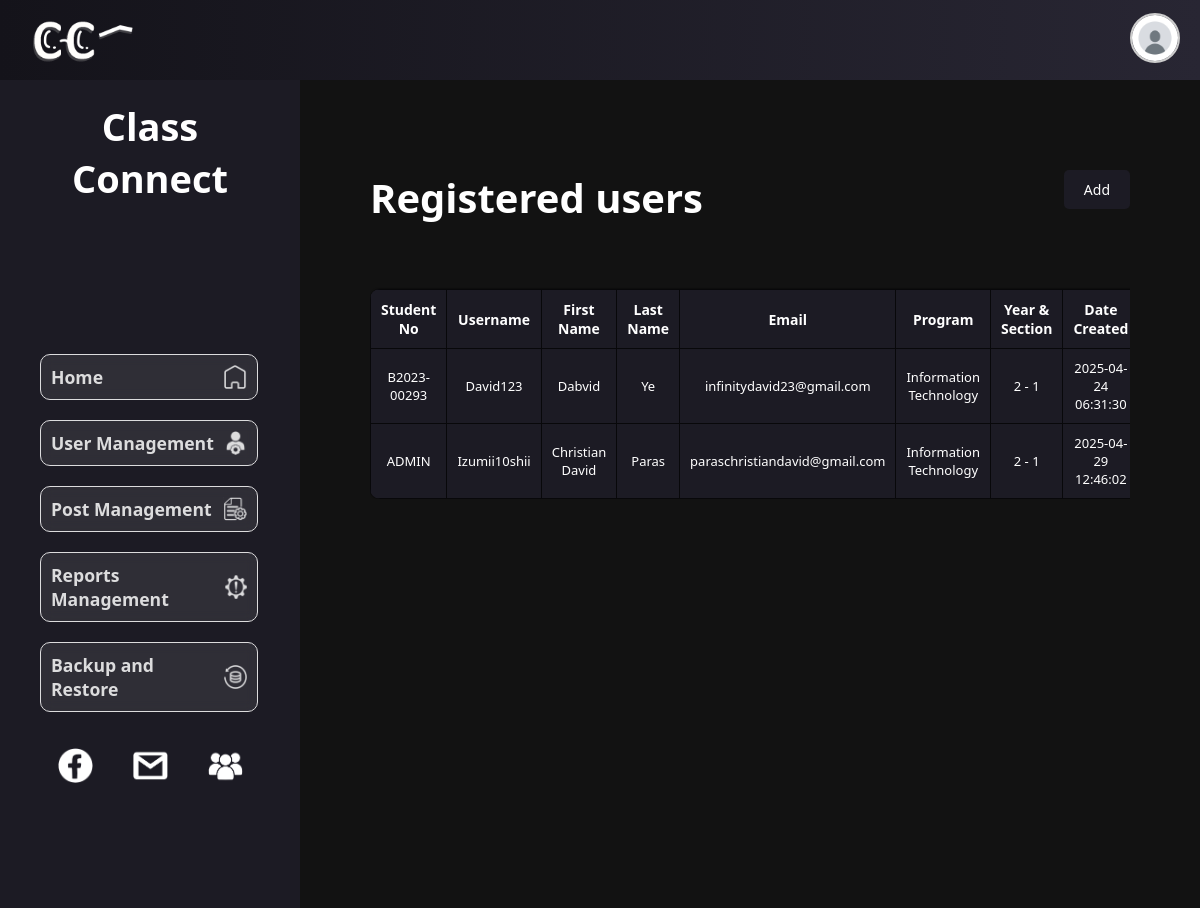
The page /php/adminDashboard.php?page=user_management (signed in) on the database its author committed.
### tables this page shows
CREATE TABLE `student_tb` (
  `account_id` int(11) NOT NULL AUTO_INCREMENT,
  `student_no` varchar(20) NOT NULL,
  `username` varchar(50) NOT NULL,
  `fname` varchar(50) NOT NULL,
  `lname` varchar(50) NOT NULL,
  `password` varchar(255) NOT NULL,
  `email` varchar(100) NOT NULL,
  `program` varchar(100) NOT NULL,
  `year` varchar(10) NOT NULL,
  `section` varchar(10) NOT NULL,
  `created_at` timestamp NOT NULL DEFAULT current_timestamp(),
  `otp_enabled` tinyint(1) DEFAULT 1,
  `is_admin` tinyint(1) DEFAULT 0,
  `profile_pic` varchar(255) DEFAULT NULL,
  PRIMARY KEY (`account_id`),
  UNIQUE KEY `username` (`username`),
  UNIQUE KEY `email` (`email`)
);

### php/adminUsersList.php (the view, shortened to what this page needs)
<?php
include("db_conn.php");
$query = "SELECT * FROM student_tb";
$result = mysqli_query($conn, $query);
?>
<!DOCTYPE html>
<html lang="en">
<head>
    <link rel="stylesheet" href="../css/adminUsersList.css">
</head>
<body>
    <div class="userListContainer">
        <div class="header">
            <h2>Registered users</h2>
            <button type="button" class="addUserBTN" onclick="showAddUserForm()">Add</button>
        </div>
        <div class="table-container">
            <table class="user-table">
                <thead>
                    <tr>
                        <th>Student No</th>
                        <th>Username</th>
                        <th>First Name</th>
                        <th>Last Name</th>
                        <th>Email</th>
                        <th>Program</th>
                        <th>Year & Section</th>
                        <th>Date Created</th>
                    </tr>
                </thead>
                <tbody>
                    <?php if ($result && mysqli_num_rows($result) > 0): ?>
                        <?php while ($row = mysqli_fetch_assoc($result)): ?>
                            <tr>
                                <td><?php echo $row['student_no']; ?></td>
                                <td><?php echo $row['username']; ?></td>
                                <td><?php echo $row['fname']; ?></td>
                                <td><?php echo $row['lname']; ?></td>
                                <td><?php echo $row['email']; ?></td>
                                <td><?php echo $row['program']; ?></td>
                                <td><?php echo $row['year'] . " - " . $row['section']; ?></td>
                                <td><?php echo $row['created_at']; ?></td>
                            </tr>
                        <?php endwhile; ?>
                    <?php else: ?>
                        <tr>
                            <td colspan="9">No users found.</td>
                        </tr>
                    <?php endif; ?>
                </tbody>
            </table>
        </div>
    </div>
</body>
</html>

### php/adminDashboard.php (shortened to what this page needs)
<!DOCTYPE html>
<html lang="en">
<head>
    <link rel="stylesheet" href="../css/adminDashboard.css">
</head>
<body>
    <?php include("nav1.php"); ?>
    <div class="HomeContainer">
        <div class="leftsidebar">
            <?php
            include("adminSidebar.php");
            ?>
        </div>
        <div class="contentSection">
            <?php
            if (isset($_GET['page'])) {
                $page = $_GET['page'];
                if ($page == 'user_management') {
                    include('adminUsersList.php');
                } elseif ($page == 'post_management') {
                    include('adminPostsList.php');
                } elseif ($page == 'reports_management') {
                    include('adminReportsList.php');
                } elseif ($page == 'backup_restore') {
                    include('db_backup_restore.php');
                } else {
                }
            } else {
                echo '<h1>Welcome to the Admin Dashboard</h1><br><h2>Select a section from the sidebar.</h2>';
            }
            ?>
        </div>
    </div>
</body>
</html>

### php/nav1.php (shortened to what this page needs)
<?php
include("db_conn.php");
$account_id = $_SESSION['account_id'];
?>
<!DOCTYPE html>
<html lang="en">
<head>
</head>
<body>
  <nav class="homeHeader">
    <a href="home.php" class="logo" ;>
      <img src="http://localhost/ClassConnectURSB/icons/cc_logo.png" alt="Class Connect Logo"
        style="height: 200px; margin-top: 20px; margin-left: -50px;">
    </a>
    <div class="actions">
      <a href="userPage.php">
        <div class="pfp">
          <?php
          $sqlpfp = "SELECT profile_pic FROM student_tb WHERE account_id = '$account_id'";
          $resultpfp = mysqli_query($conn, $sqlpfp);
          $rowpfp = mysqli_fetch_assoc($resultpfp);
          $profile_picture = !empty($rowpfp['profile_pic']) ? $rowpfp['profile_pic'] : '../bg/sample10.png';
          ?>
          <img src="<?php echo $profile_picture; ?>" alt="Profile Picture" class="profile-img">
        </div>
      </a>
    </div>
  </nav>
</body>
</html>

### php/adminSidebar.php (shortened to what this page needs)
<!DOCTYPE html>
<html lang="en">
<head>
</head>
<body>
    <div class="leftSidebar">
        <div class="titleCC">Class Connect</div>
        <div class="leftSideUp">
            <a href="home.php">
                <div class="homebtn lsu">
                    Home
                    <img src="http://localhost/ClassConnectURSB/icons/home.png" alt="Home">
                </div>
            </a>
            <a href="adminDashboard.php?page=user_management">
                <div class="explorebtn lsu"> User Management
                    <img src="http://localhost/ClassConnectURSB/icons/user_management.png" alt="Home">
                </div>
            </a>
            <a href="adminDashboard.php?page=post_management">
                <div class="popularbtn lsu">Post Management
                    <img src="http://localhost/ClassConnectURSB/icons/post_management.png" alt="Home">
                </div>
            </a>
            <a href="adminDashboard.php?page=reports_management">
                <div class="popularbtn lsu"> Reports Management
                    <img src="http://localhost/ClassConnectURSB/icons/reports_management.png" alt="Home">
                </div>
            </a>
            <a href="adminDashboard.php?page=backup_restore">
                <div class="popularbtn lsu">Backup and Restore
                    <img src="http://localhost/ClassConnectURSB/icons/backup_n_restore.png" alt="Home">
                </div>
            </a>
            <div class="iconlink">
                <div class="iconcont">
                    <a href="https://www.facebook.com" target="_blank">
                        <img class="iconss" src="http://localhost/ClassConnectURSB/icons/facebook.png" alt="Facebook">
                    </a>
                    <a href="https://mail.google.com/mail/?view=cm&to=ursbclassconnect@gmail.com" target="_blank">
                        <img class="iconss" src="http://localhost/ClassConnectURSB/icons/gmail.png" alt="Gmail">
                    </a>
                    <a href="https://www.youtube.com/watch?v=xvFZjo5PgG0" target="_blank">
                        <img class="iconss" src="http://localhost/ClassConnectURSB/icons/youtube.png" alt="YouTube">
                    </a>
                </div>
            </div>
        </div>
    </div>
</body>
</html>

### css/adminDashboard.css (style rules this page uses)
* { margin: 0; padding: 0; font-family: "Segoe UI", Tahoma, Geneva, Verdana, sans-serif; }
html { overflow-x: hidden; }
body { background-color: #121212; color: black; display: flex; flex-direction: column; align-items: center; justify-content: center; }
.HomeContainer { display: flex; width: 100%; }
.contentSection { background-color: #121212; height: 100vh; width: 75%; display: flex; justify-content: start; align-items: center; flex-direction: column; padding: 50px; }
h2 { font-size: 2rem; justify-content: center; align-items: center; text-align: center; color: white; }

### css/adminUsersList.css (style rules this page uses)
* { box-sizing: border-box; margin: 0; padding: 0; overflow: auto; }
body { display: flex; flex-direction: column; justify-content: center; align-items: center; font-family: sans-serif; margin: 0; padding: 0; box-sizing: border-box; }
.userListContainer { display: flex; flex-direction: column; padding: 20px; }
.userListContainer { width: 100%; }
.header { display: flex; justify-content: space-between; margin: 20px 0; }
.header h2 { font-size: 40px; }
.addUserBTN { padding: 10px 20px; border-radius: 5px; border: none; background-color: #1c1b24; color: white; cursor: pointer; font-size: 14px; margin-bottom: 20px; }
.table-container { width: 100%; overflow-x: auto; margin-top: 20px; }
.user-table { width: 100%; border-collapse: collapse; text-align: left; background-color: #1c1b24; box-shadow: 0 0 2px black; border-radius: 10px; overflow: hidden; font-size: 14px; color: white; }
.user-table th, .user-table td { border: 1px solid #08080a; }
.user-table th { background-color: #1c1b24; font-weight: bold; text-align: center; font-size: 14px; }
.user-table td { text-align: center; font-size: 13px; }
table { width: 100%; border-collapse: collapse; margin-top: 20px; }
th, td { padding: 10px; border: 1px solid #ccc; text-align: left; }
th { background-color: #eee; }

### php/nav1.php (style rules this page uses)
* { margin: 0; padding: 0; box-sizing: border-box; font-family: 'Segoe UI', Tahoma, Geneva, Verdana, sans-serif; transition: all 0.3s ease; }
.homeHeader { background: linear-gradient(to right, #14131a, #282633); display: flex; align-items: center; justify-content: space-between; width: 100%; height: 80px; padding: 20px 20px; box-shadow: 0 2px 4px rgba(0, 0, 0, 0.1); gap: 20px; overflow: hidden; }
.logo { text-decoration: none; color: white; font-size: 32px; font-weight: bold; white-space: nowrap; }
.actions { display: flex; align-items: center; gap: 20px; }
.profile-img { width: 50px; height: 50px; border-radius: 50%; object-fit: cover; border: 2px solid #ccc; }

### php/adminSidebar.php (style rules this page uses)
a { text-decoration: none; }
.leftSidebar { position: sticky; top: 0; align-self: flex-start; height: 1000px; min-height: 100vh; overflow-y: auto; background-color: #1c1b24; background-size: cover; background-attachment: fixed; backdrop-filter: blur(10px); -webkit-backdrop-filter: blur(10px); box-shadow: 2px 0 6px rgba(0, 0, 0, 0.1); padding: 20px; width: 300px; display: flex; flex-direction: column; justify-content: start; }
.lsu { margin: 20px; font-size: 1.1rem; padding: 10px; border-radius: 10px; width: 84%; color: white; text-align: left; font-weight: bold; background-color: rgba(255, 255, 255, 0.1); backdrop-filter: blur(6px); -webkit-backdrop-filter: blur(6px); cursor: pointer; transition: background-color 0.3s ease, transform 0.3s ease, opacity 0.3s ease; opacity: 0.85; border: 1px solid #ffffff; display: flex; justify-content: space-between; align-items: center; padding-right: 10px; }
.lsu img { width: 24px; height: 24px; }
.leftSideUp { margin-top: 100px; }
.titleCC { color: white; font-weight: bold; font-size: 38px; margin-bottom: 30px; top: 0; justify-self: start; text-align: center; }
.iconlink { padding: 0px 0 0 0; margin: 20px auto; }
.iconcont { display: flex; gap: 40px; flex-direction: row; font-style: italic; font-size: 3rem; justify-content: center; }
.iconss { width: 35px; height: 35px; }

### rows shown on the page
student_tb: student_no "B2023-00293", username "David123", fname "Dabvid", lname "Ye", email "infinitydavid23@gmail.com", program "Information Technology", year "2", section "1", created_at "2025-04-24 06:31:30"
student_tb: student_no "ADMIN", username "Izumii10shii", fname "Christian David", lname "Paras", email "paraschristiandavid@gmail.com", program "Information Technology", year "2", section "1", created_at "2025-04-29 12:46:02"
